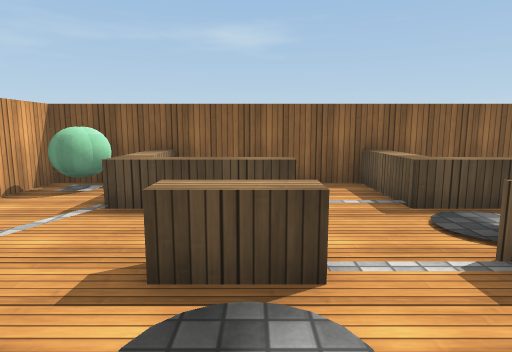
[1] (above)

13 first-person views from a walk through a scene from a Unity 3-D project. The camera is 1.2 m above the floor, tilts 8° down and sees 75° across. The floor is counted in squares, 1 m on a side. Each view is taken from the middle of a square. On the plan, view 1 faces up. The plan holds only what a view shows up to about 14 squares ahead; the rest is blank. Surface patterns are stand-ins for the level's own textures.

[2]
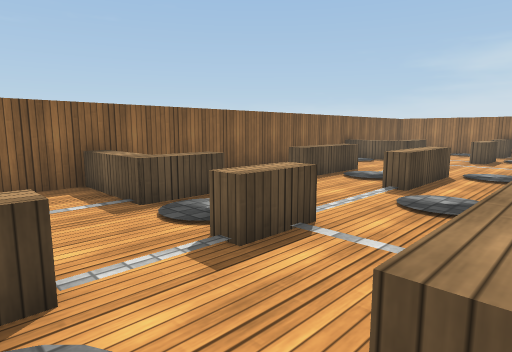

[3]
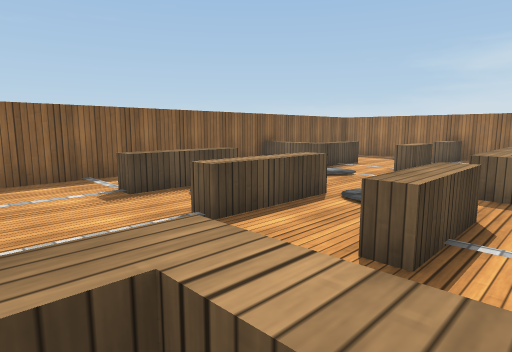

[4]
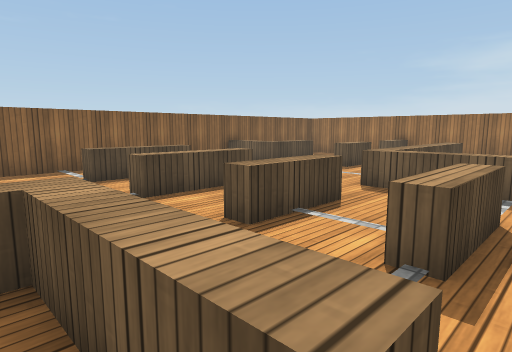

[5]
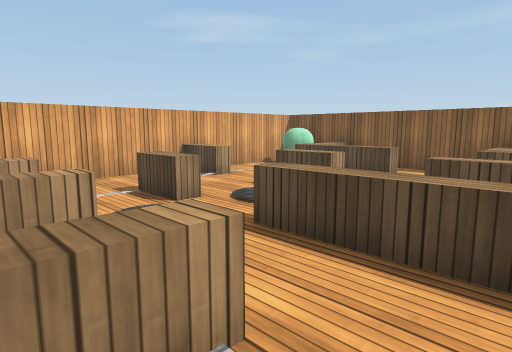

[6]
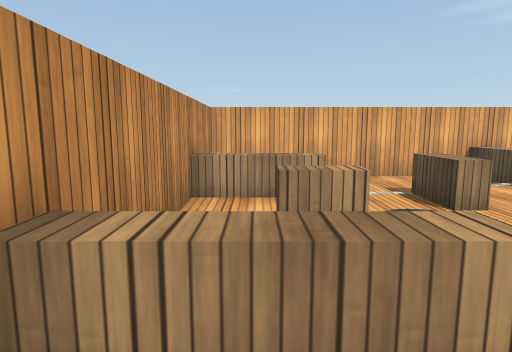

[7]
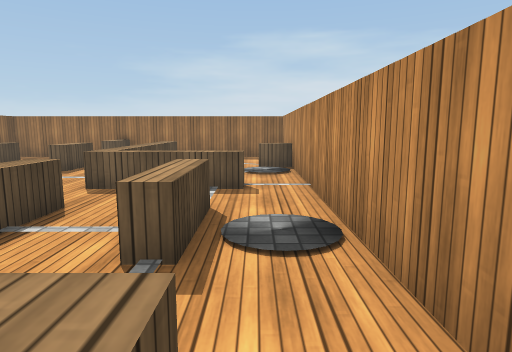

[8]
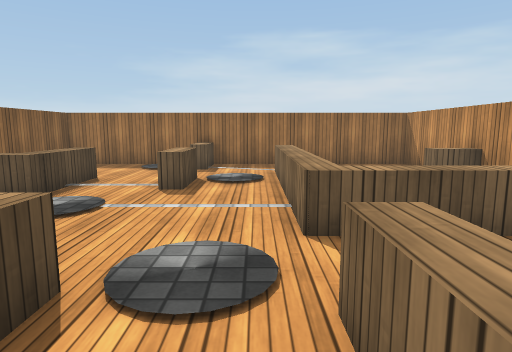

[9]
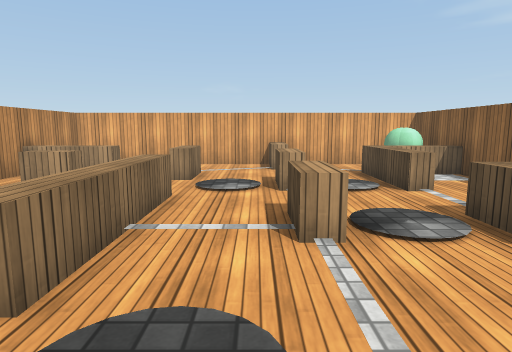

[10]
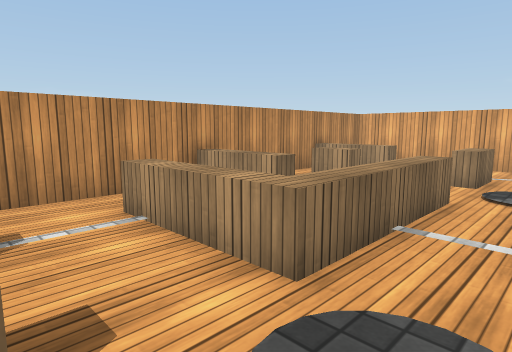

[11]
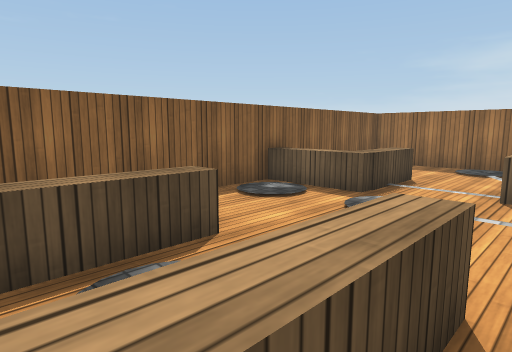

[12]
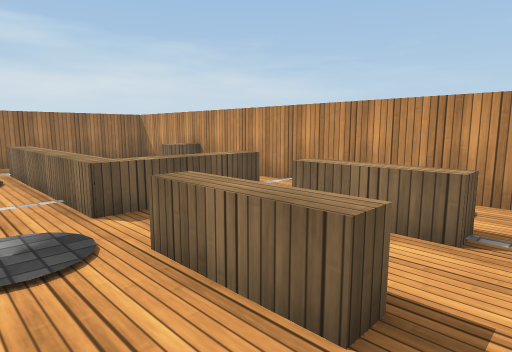

[13]
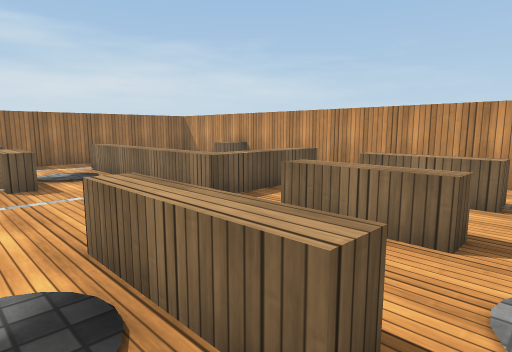

### Floor plan
Key: @ floor where view 1 was taken; # wall or solid block; . floor; = window, fence, low wall or low ledge; ^ raised ledge; O other object.
Columns run from 5 left of view 1 to 19 right of it. Each row starts with its distance up from view 1.
  8 ########################
  7 #OO^...== ...   ..^     #
  6 #OO^...== ...  ...^   ..#
  5 #..^^^.#^^..^^^...^^^...#
  4 #.......................#
  3 #OO.OO.OO...^^^....OO.OO#
  2 #.......................#
  1 #.......................#
  0 #..OO@^^^^^.^^^.^^^^^^..#
 -1 # ........^.....^       #
 -2 #  ^.O ^= ^.^^^.^      .#
 -3 #  ^.O ^^...........O...#
 -4 ####################O####

Positions as (right, up) in squares from view 1, and headings:
1: (0, 0), facing up
2: (0, 0), facing up-right
3: (4, -1), facing up-right
4: (4, -3), facing up-right
5: (4, -3), facing up-left
6: (4, -3), facing left
7: (4, -3), facing right
8: (7, 1), facing right
9: (7, 2), facing left
10: (7, 2), facing down-left
11: (7, 2), facing up-right
12: (6, 2), facing down-right
13: (6, 4), facing down-right
